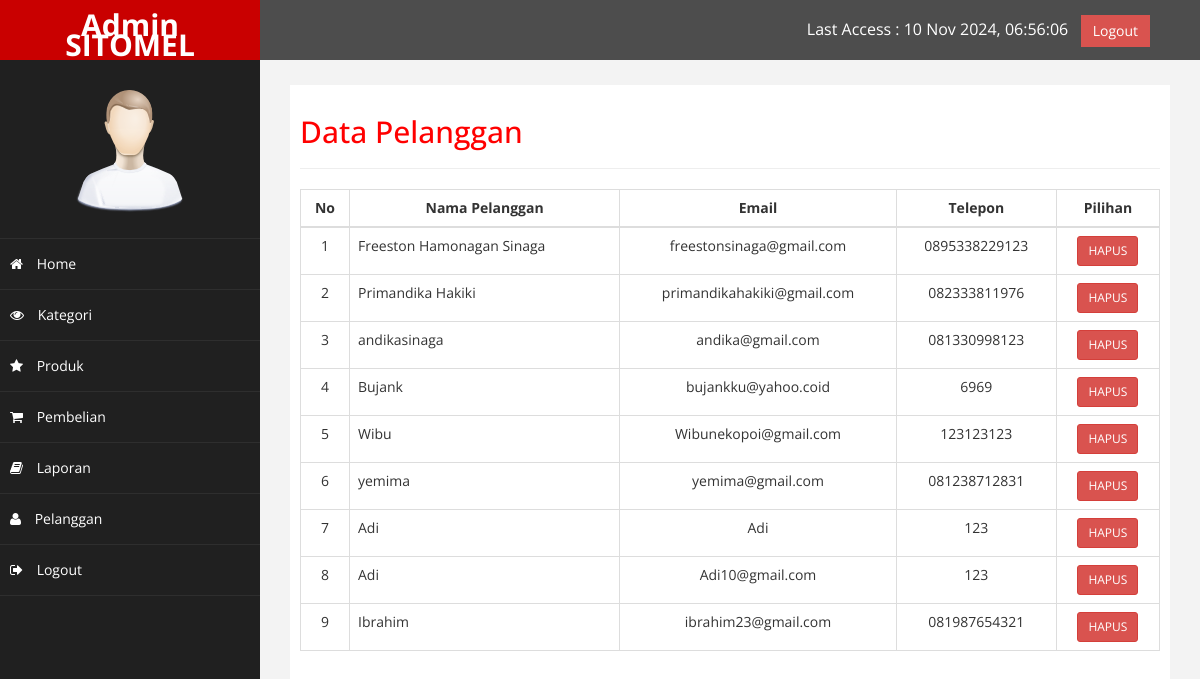
Page /admin/index.php?halaman=pelanggan (signed in) on the committed database.
### tables this page shows
CREATE TABLE `pelanggan` (
  `id_pelanggan` int(11) NOT NULL,
  `email_pelanggan` varchar(100) NOT NULL,
  `password_pelanggan` varchar(50) NOT NULL,
  `nama_pelanggan` varchar(100) NOT NULL,
  `telepon_pelanggan` varchar(25) NOT NULL,
  `alamat_pelanggan` text NOT NULL
);

### admin/pelanggan.php (the view)
<h2>Data Pelanggan</h2><hr>
<table class="table table-bordered">
	<thead>
		<tr>
			<th><center>No</center></th>
			<th><center>Nama Pelanggan</center></th>
			<th><center>Email</center></th>
			<th><center>Telepon</center></th>
			<th><center>Pilihan</center></th>
		</tr>
	</thead>
	<tbody>
		<?php $nomor=1; ?>
		<?php $ambil=$koneksi->query("SELECT * FROM pelanggan"); ?>
		<?php while($pecah=$ambil->fetch_assoc()){ ?>
		<tr>
			<td><center><?php echo $nomor; ?></center></td>
			<td><?php echo $pecah['nama_pelanggan']; ?></td>
			<td><center><?php echo $pecah['email_pelanggan']; ?></center></td>
			<td><center><?php echo $pecah['telepon_pelanggan']; ?></center></td>
			<td><center>
				<a href="index.php?halaman=hapuspelanggan&id=<?php echo $pecah['id_pelanggan']; ?>" class="btn btn-danger btn-sm">HAPUS</a></center>
			</td>
		</tr>
		<?php $nomor++; ?>
		<?php } ?>
	</tbody>
</table>

### admin/assets/css/custom.css (style rules this page uses)
body { font-family: 'Open Sans', sans-serif; }
h2 { color: #f00; }

### rows in the picture
pelanggan: nama_pelanggan "Freeston Hamonagan Sinaga", email_pelanggan "freestonsinaga@gmail.com", telepon_pelanggan "0895338229123"
pelanggan: nama_pelanggan "Primandika Hakiki", email_pelanggan "primandikahakiki@gmail.com", telepon_pelanggan "082333811976"
pelanggan: nama_pelanggan "andikasinaga", email_pelanggan "andika@gmail.com", telepon_pelanggan "081330998123"
pelanggan: nama_pelanggan "Bujank", email_pelanggan "bujankku@yahoo.coid", telepon_pelanggan "6969"
pelanggan: nama_pelanggan "Wibu", email_pelanggan "Wibunekopoi@gmail.com", telepon_pelanggan "123123123"
pelanggan: nama_pelanggan "yemima", email_pelanggan "yemima@gmail.com", telepon_pelanggan "081238712831"
pelanggan: nama_pelanggan "Adi", email_pelanggan "Adi", telepon_pelanggan "123"
pelanggan: nama_pelanggan "Adi", email_pelanggan "Adi10@gmail.com", telepon_pelanggan "123"
pelanggan: nama_pelanggan "Ibrahim", email_pelanggan "ibrahim23@gmail.com", telepon_pelanggan "081987654321"
